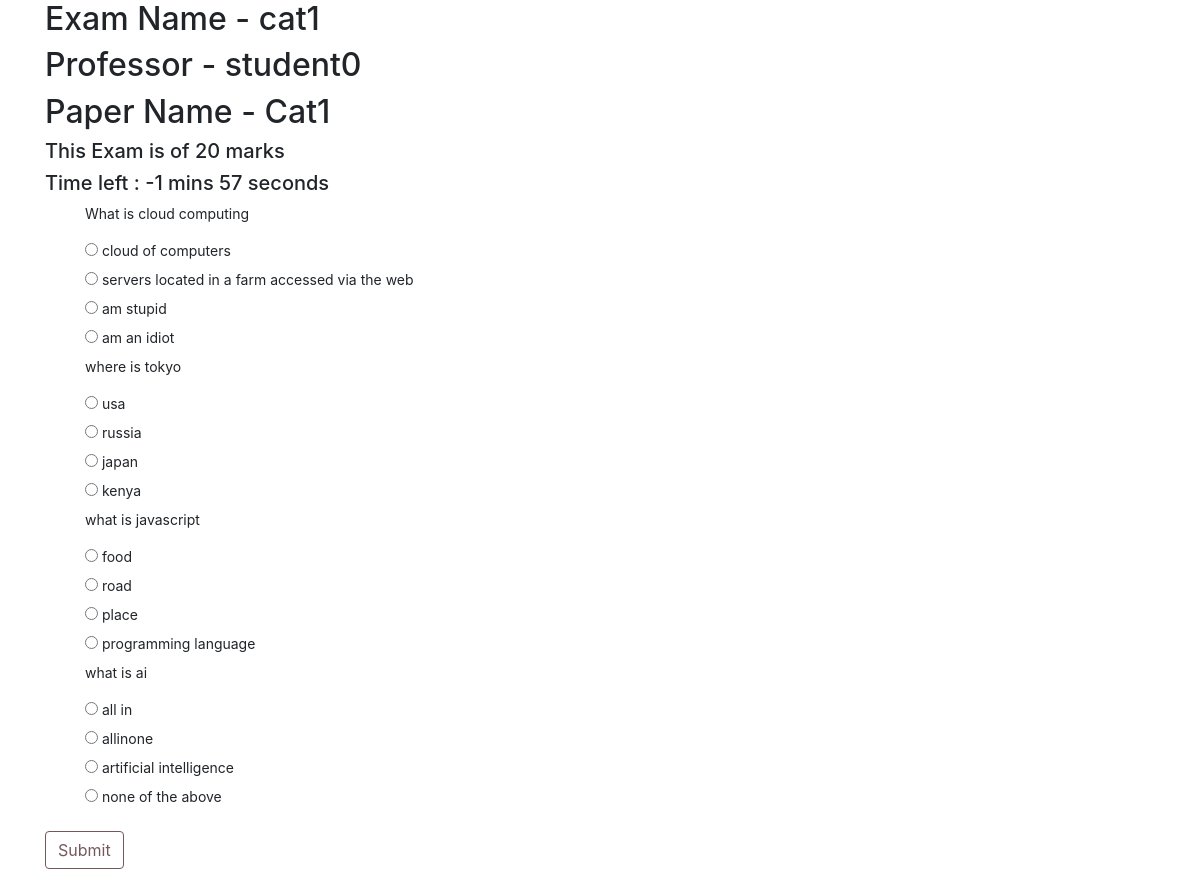
Screenshot of /exams/student/appear/1 (signed in) with the database file from the repository.
### questions/models.py (models this page shows)
class Exam_Model(models.Model):
    professor = models.ForeignKey(User, limit_choices_to={'groups__name': "Professor"}, on_delete=models.CASCADE)
    name = models.CharField(max_length=50)
    total_marks = models.IntegerField()
    question_paper = models.ForeignKey(Question_Paper, on_delete=models.CASCADE, related_name='exams')
    start_time = models.DateTimeField(default=datetime.now())
    end_time = models.DateTimeField(default=datetime.now())
    def __str__(self):
        return self.name

### questions/questionpaper_models.py (models this page shows, shortened)
class Question_Paper(models.Model):
    professor = models.ForeignKey(User, limit_choices_to={'groups__name': "Professor"}, on_delete=models.CASCADE)
    qPaperTitle = models.CharField(max_length=100)
    questions = models.ManyToManyField(Question_DB)

### questions/question_models.py (models this page shows, shortened)
class Question_DB(models.Model):
    professor = models.ForeignKey(User, limit_choices_to={'groups__name': "Professor"}, on_delete=models.CASCADE, null=True)
    qno = models.AutoField(primary_key=True)
    question = models.CharField(max_length=100)
    optionA = models.CharField(max_length=100)
    optionB = models.CharField(max_length=100)
    optionC = models.CharField(max_length=100)
    optionD = models.CharField(max_length=100)
    answer = models.CharField(max_length=200)
    max_marks = models.IntegerField(default=0)

### questions/views.py (the view, shortened to what this page needs)
# urls.py: path('student/appear/<int:id>',views.appear_exam,name = "appear-exam"),
@login_required(login_url='login')
def appear_exam(request,id):
    student = request.user
    if request.method == 'GET':
        exam = Exam_Model.objects.get(pk=id)
        time_delta = exam.end_time - exam.start_time
        time = convert(time_delta.seconds)
        time = time.split(":")
        mins = time[0]
        secs = time[1]
        context = {
            "exam":exam,
            "question_list":exam.question_paper.questions.all(),
            "secs":secs,
            "mins":mins
        }
        return render(request,'exam/giveExam.html',context)

### questions/views.py (called while the page is built)
def convert(seconds):
    min, sec = divmod(seconds, 60)
    hour, min = divmod(min, 60)
    min += hour*60
    return "%02d:%02d" % (min, sec)

### templates/exam/giveExam.html (shortened to what this page needs)
{% load static %}
<html lang="en">
<head>
    <link href="{% static 'css/bootstrap.min.css' %}" rel="stylesheet">
    <link href="{% static 'css/main.css' %}" rel="stylesheet">
    <link href="{% static 'css/dashboard.css' %}" rel="stylesheet">
</head>
<body>
    <div class="container">
        <h2> Exam Name  - {{ exam.name }}</h2>
        <h2> Professor - {{ exam.professor }}</h2>
        <h2> Paper Name  - {{ exam.question_paper.qPaperTitle }}</h2>
        <h5>
            This Exam is of  {{ exam.total_marks }} marks
        </h5>
        <h5>
            <a>Time left : <a id="dmin">{{ min }}</a> mins <a id="dsec">{{ sec }}</a> seconds</a>
        </h5>
        <form method="POST" id="examform">
            <ol>
                {% for ques in question_list %}
                <p>{{ ques.question }}</p>
                <input type="radio" id="optionA" name="{{ ques.question }}" value="A">
                <label for="optionA">{{ ques.optionA }}</label><br>
                <input type="radio" id="optionB" name="{{ ques.question }}" value="B">
                <label for="optionB">{{ ques.optionB }}</label><br>
                <input type="radio" id="optionC" name="{{ ques.question }}" value="C">
                <label for="optionC">{{ ques.optionC }}</label><br>
                <input type="radio" id="optionD" name="{{ ques.question }}" value="D">
                <label for="optionD">{{ ques.optionD }}</label><br>
                {% endfor %}
            </ol>
            <input type="submit" value="Submit" id="PaperSubmit" onclick="submitFormOkay = true;" class = "btn" style="border-color:#745959; color:#745959;"/>
        </form>
    </div>
</body>

### examProject/static/css/dashboard.css (style rules this page uses)
body { font-size: .875rem; }

### rows the page displays
Exam_Model: name "cat1", professor "student0", question_paper.qPaperTitle "Cat1", total_marks "20"
Question_DB: question "What is cloud computing", optionA "cloud of computers", optionB "servers located in a farm accessed via the web", optionC "am stupid", optionD "am an idiot"
Question_DB: question "where is tokyo", optionA "usa", optionB "russia", optionC "japan", optionD "kenya"
Question_DB: question "what is javascript", optionA "food", optionB "road", optionC "place", optionD "programming language"
Question_DB: question "what is ai", optionA "all in", optionB "allinone", optionC "artificial intelligence", optionD "none of the above"
